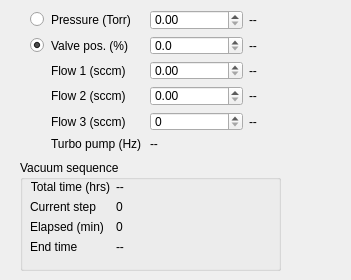
     <widget class="QWidget" name="vac_tab">
      <property name="locale">
       <locale language="English" country="UnitedStates"/>
      </property>
      <attribute name="title">
       <string>Vaccum</string>
      </attribute>
      <widget class="QWidget" name="gridLayoutWidget_2">
       <property name="geometry">
        <rect>
         <x>30</x>
         <y>10</y>
         <width>312</width>
         <height>141</height>
        </rect>
       </property>
       <layout class="QGridLayout" name="pressure_contol_grid">
        <item row="3" column="0">
         <widget class="QRadioButton" name="valve_mode">
          <property name="maximumSize">
           <size>
            <width>15</width>
            <height>16777215</height>
           </size>
          </property>
          <property name="toolTip">
           <string>Select this to control valve position of the chamber.</string>
          </property>
          <property name="text">
           <string/>
          </property>
          <property name="checked">
           <bool>true</bool>
          </property>
         </widget>
        </item>
        <item row="3" column="2">
         <widget class="QDoubleSpinBox" name="set_valve_pos">
          <property name="toolTip">
           <string>Set the valve position of the chamber.</string>
          </property>
          <property name="decimals">
           <number>1</number>
          </property>
          <property name="maximum">
           <double>100.000000000000000</double>
          </property>
          <property name="singleStep">
           <double>0.100000000000000</double>
          </property>
         </widget>
        </item>
        <item row="5" column="3">
         <widget class="QLabel" name="mfc2_display">
          <property name="minimumSize">
           <size>
            <width>80</width>
            <height>0</height>
           </size>
          </property>
          <property name="toolTip">
           <string>Actual flow rate of MFC-2 in SCCM.</string>
          </property>
          <property name="text">
           <string>--           </string>
          </property>
         </widget>
        </item>
        <item row="4" column="1">
         <widget class="QLabel" name="flow1_label">
          <property name="text">
           <string>Flow 1 (sccm)</string>
          </property>
         </widget>
        </item>
        <item row="6" column="3">
         <widget class="QLabel" name="mfc3_display">
          <property name="minimumSize">
           <size>
            <width>80</width>
            <height>0</height>
           </size>
          </property>
          <property name="toolTip">
           <string>Actual flow rate of MFC-3 in SCCM.</string>
          </property>
          <property name="text">
           <string>--           </string>
          </property>
         </widget>
        </item>
        <item row="3" column="1">
         <widget class="QLabel" name="valve_position_label">
          <property name="text">
           <string>Valve pos. (%)</string>
          </property>
         </widget>
        </item>
        <item row="5" column="1">
         <widget class="QLabel" name="flow2_label">
          <property name="text">
           <string>Flow 2 (sccm)</string>
          </property>
         </widget>
        </item>
        <item row="2" column="2">
         <widget class="QDoubleSpinBox" name="set_pressure">
          <property name="toolTip">
           <string>Set the pressure of the chamber.</string>
          </property>
          <property name="maximum">
           <double>760.000000000000000</double>
          </property>
         </widget>
        </item>
        <item row="3" column="3">
         <widget class="QLabel" name="valve_pos_display">
          <property name="minimumSize">
           <size>
            <width>80</width>
            <height>0</height>
           </size>
          </property>
          <property name="toolTip">
           <string>Actual valve position of the chamber.</string>
          </property>
          <property name="text">
           <string>--           </string>
          </property>
         </widget>
        </item>
        <item row="6" column="1">
         <widget class="QLabel" name="flow3_label">
          <property name="text">
           <string>Flow 3 (sccm)</string>
          </property>
         </widget>
        </item>
        <item row="2" column="3">
         <widget class="QLabel" name="pressure_display">
          <property name="minimumSize">
           <size>
            <width>80</width>
            <height>0</height>
           </size>
          </property>
          <property name="toolTip">
           <string>Actual pressure in the chamber.</string>
          </property>
          <property name="text">
           <string>--           </string>
          </property>
         </widget>
        </item>
        <item row="2" column="0">
         <widget class="QRadioButton" name="pressure_mode">
          <property name="maximumSize">
           <size>
            <width>15</width>
            <height>16777215</height>
           </size>
          </property>
          <property name="toolTip">
           <string>Select this to control pressure of the chamber.</string>
          </property>
          <property name="text">
           <string/>
          </property>
          <property name="checked">
           <bool>false</bool>
          </property>
         </widget>
        </item>
        <item row="2" column="1">
         <widget class="QLabel" name="set_pressure_label">
          <property name="text">
           <string>Pressure (Torr)</string>
          </property>
         </widget>
        </item>
        <item row="6" column="2">
         <widget class="QSpinBox" name="mfc3_sp">
          <property name="toolTip">
           <string>Set flow rate of MFC-3 in SCCM.</string>
          </property>
          <property name="maximum">
           <number>100</number>
          </property>
         </widget>
        </item>
        <item row="4" column="3">
         <widget class="QLabel" name="mfc1_display">
          <property name="minimumSize">
           <size>
            <width>80</width>
            <height>0</height>
           </size>
          </property>
          <property name="toolTip">
           <string>Actual flow rate of MFC-1 in SCCM.</string>
          </property>
          <property name="text">
           <string>--           </string>
          </property>
         </widget>
        </item>
        <item row="7" column="1">
         <widget class="QLabel" name="turbo_speed_label">
          <property name="minimumSize">
           <size>
            <width>80</width>
            <height>0</height>
           </size>
          </property>
          <property name="toolTip">
           <string>Actual flow rate of MFC-1 in SCCM.</string>
          </property>
          <property name="text">
           <string>Turbo pump (Hz)</string>
          </property>
         </widget>
        </item>
        <item row="7" column="2">
         <widget class="QLabel" name="turbo_speed">
          <property name="minimumSize">
           <size>
            <width>80</width>
            <height>0</height>
           </size>
          </property>
          <property name="toolTip">
           <string>Actual flow rate of MFC-1 in SCCM.</string>
          </property>
          <property name="text">
           <string>--           </string>
          </property>
         </widget>
        </item>
        <item row="4" column="2">
         <widget class="QDoubleSpinBox" name="mfc1_sp">
          <property name="toolTip">
           <string>Set flow rate of MFC-1 in SCCM.</string>
          </property>
          <property name="maximum">
           <double>10.000000000000000</double>
          </property>
         </widget>
        </item>
        <item row="5" column="2">
         <widget class="QDoubleSpinBox" name="mfc2_sp">
          <property name="toolTip">
           <string>Set flow rate of MFC-2 in SCCM.</string>
          </property>
          <property name="maximum">
           <double>50.000000000000000</double>
          </property>
         </widget>
        </item>
       </layout>
      </widget>
      <widget class="QGroupBox" name="vac_seq_groupbox">
       <property name="geometry">
        <rect>
         <x>20</x>
         <y>160</y>
         <width>261</width>
         <height>111</height>
        </rect>
       </property>
       <property name="title">
        <string>Vacuum sequence</string>
       </property>
       <widget class="QWidget" name="formLayoutWidget_7">
        <property name="geometry">
         <rect>
          <x>10</x>
          <y>20</y>
          <width>231</width>
          <height>81</height>
         </rect>
        </property>
        <layout class="QFormLayout" name="seq_indicator_grid_2">
         <item row="0" column="0">
          <widget class="QLabel" name="tot_vac_seq_time_label">
           <property name="text">
            <string>Total time (hrs)</string>
           </property>
           <property name="alignment">
            <set>Qt::AlignRight|Qt::AlignTrailing|Qt::AlignVCenter</set>
           </property>
          </widget>
         </item>
         <item row="0" column="1">
          <widget class="QLabel" name="tot_vac_seq_time">
           <property name="text">
            <string>--</string>
           </property>
          </widget>
         </item>
         <item row="1" column="0">
          <widget class="QLabel" name="current_vac_step_label">
           <property name="text">
            <string>Current step</string>
           </property>
           <property name="alignment">
            <set>Qt::AlignRight|Qt::AlignTrailing|Qt::AlignVCenter</set>
           </property>
          </widget>
         </item>
         <item row="1" column="1">
          <widget class="QLabel" name="vac_seq_step">
           <property name="text">
            <string>0</string>
           </property>
          </widget>
         </item>
         <item row="2" column="0">
          <widget class="QLabel" name="elapsed_vac_seq_time_label">
           <property name="text">
            <string>Elapsed (min)</string>
           </property>
          </widget>
         </item>
         <item row="2" column="1">
          <widget class="QLabel" name="elapsed_vac_seq_time">
           <property name="text">
            <string>0</string>
           </property>
          </widget>
         </item>
         <item row="3" column="0">
          <widget class="QLabel" name="vac_seq_end_time_label">
           <property name="text">
            <string>End time</string>
           </property>
          </widget>
         </item>
         <item row="3" column="1">
          <widget class="QLabel" name="vac_seq_end_time_display">
           <property name="text">
            <string>--</string>
           </property>
          </widget>
         </item>
        </layout>
       </widget>
      </widget>
     </widget>
